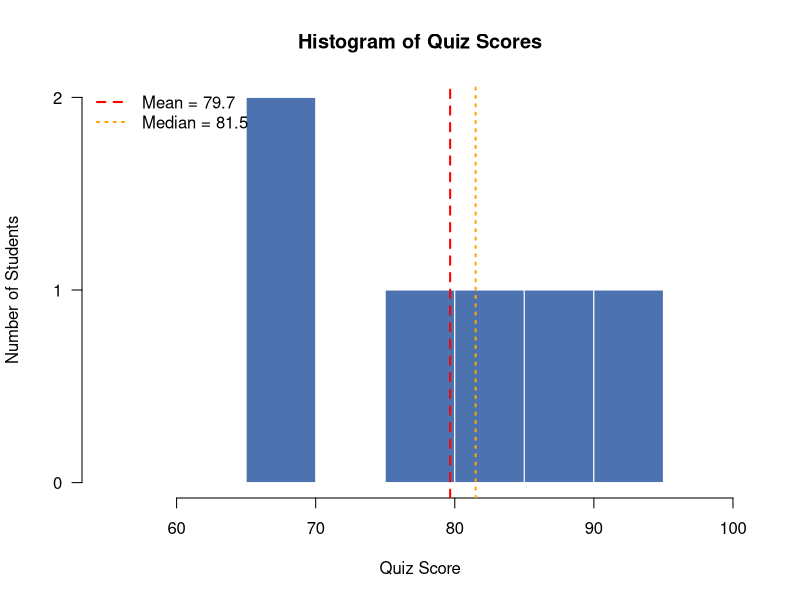
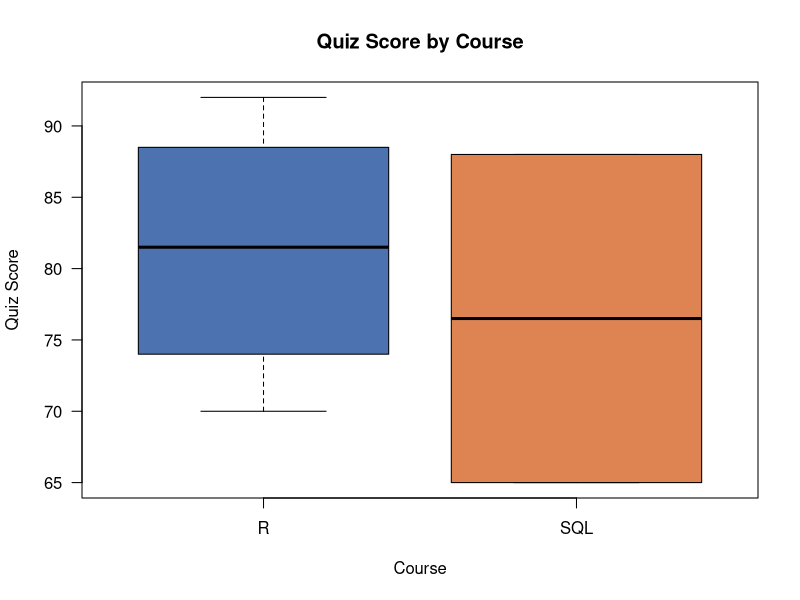
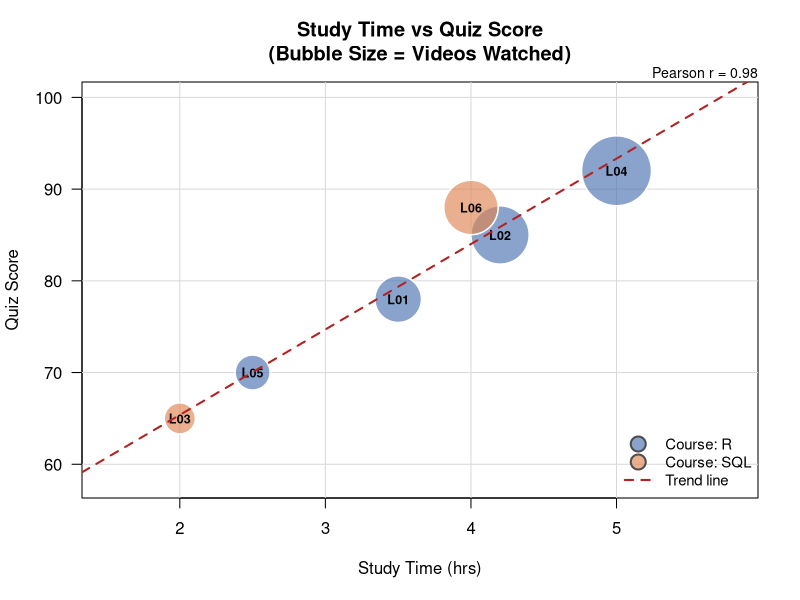
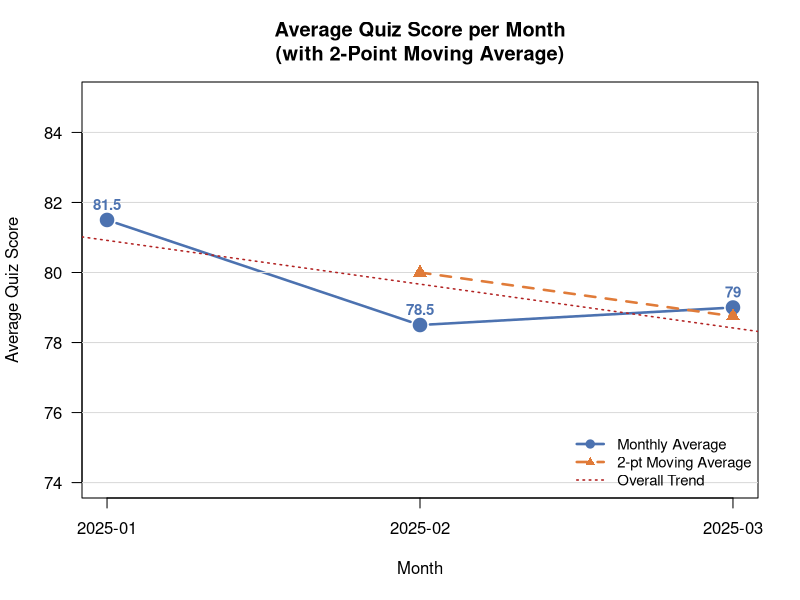

Write R code to recreate these figures, in order.
# ============================================================
# SET 9 - Online Learning Activity Analysis
# ============================================================

# First, create the dataset
df <- data.frame(
  Student_ID     = c("L01","L02","L03","L04","L05","L06"),
  Gender         = c("Male","Female","Male","Female","Male","Female"),
  Age            = c(20, 22, 19, 21, 23, 20),
  Course         = c("R","R","SQL","R","R","SQL"),
  Study_Time     = c(3.5, 4.2, 2.0, 5.0, 2.5, 4.0),
  Videos_Watched = c(12, 15, 8, 18, 9, 14),
  Quiz_Score     = c(78, 85, 65, 92, 70, 88),
  Login_Date     = c("2025-01-05","2025-01-05","2025-02-08",
                     "2025-02-08","2025-03-12","2025-03-12"),
  stringsAsFactors = FALSE
)

# OR load from CSV:
# df <- read.csv("Online_Learning_Activity.csv", stringsAsFactors = FALSE)

cat("Dataset:\n")
print(df)


# ============================================================
# QUESTION 1: Histogram & Boxplot of Quiz_Score
# ============================================================

# --- Histogram ---
hist(
  df$Quiz_Score,
  breaks = 5,
  col    = "#4C72B0",
  border = "white",
  main   = "Histogram of Quiz Scores",
  xlab   = "Quiz Score",
  ylab   = "Number of Students",
  xlim   = c(55, 100),
  las    = 1
)
abline(v = mean(df$Quiz_Score),   col = "red",    lwd = 2, lty = 2)
abline(v = median(df$Quiz_Score), col = "orange", lwd = 2, lty = 3)
legend("topleft",
       legend = c(paste("Mean =",   round(mean(df$Quiz_Score), 1)),
                  paste("Median =", round(median(df$Quiz_Score), 1))),
       col = c("red","orange"), lwd = 2, lty = c(2,3), bty = "n"
)

# --- Boxplot by Course ---
boxplot(
  Quiz_Score ~ Course,
  data   = df,
  col    = c("#4C72B0","#DD8452"),
  main   = "Quiz Score by Course",
  xlab   = "Course",
  ylab   = "Quiz Score",
  las    = 1
)
stripchart(
  Quiz_Score ~ Course,
  data   = df,
  method = "jitter",
  add    = TRUE,
  pch    = 19,
  col    = "black",
  cex    = 1.2
)

# Summary
print(summary(df$Quiz_Score))
tapply(df$Quiz_Score, df$Course, summary)

# --- Interpretation ---
# - Scores range from 65 to 92; mean ≈ 79.7, median ≈ 81.5
# - Distribution is slightly left-skewed due to one low score (L03: 65)
# - 4 out of 6 students scored above 75 → satisfactory performance
# - R-course mean (81.2) > SQL-course mean (76.5)
# - SQL has high variance (65 vs 88); R course shows more consistent results


# ============================================================
# QUESTION 2: Bubble Scatter Plot
#             Study_Time vs Quiz_Score, bubble size = Videos_Watched
# ============================================================

# Color by Course
r_col   <- rgb(76/255, 114/255, 176/255, alpha = 0.65)
sql_col <- rgb(221/255, 132/255, 82/255, alpha = 0.65)
point_colors <- ifelse(df$Course == "R", r_col, sql_col)

plot(
  df$Study_Time, df$Quiz_Score,
  type = "n",
  main = "Study Time vs Quiz Score\n(Bubble Size = Videos Watched)",
  xlab = "Study Time (hrs)",
  ylab = "Quiz Score",
  xlim = c(1.5, 5.8),
  ylim = c(58, 100),
  las  = 1
)
grid(col = "gray85", lty = 1)

symbols(
  df$Study_Time, df$Quiz_Score,
  circles = df$Videos_Watched / max(df$Videos_Watched),
  inches  = 0.35,
  add     = TRUE,
  bg      = point_colors,
  fg      = "white",
  lwd     = 1.5
)
text(df$Study_Time, df$Quiz_Score, labels = df$Student_ID,
     cex = 0.75, font = 2)

# Trend line
abline(lm(Quiz_Score ~ Study_Time, data = df),
       col = "firebrick", lwd = 2, lty = 2)

r_val <- cor(df$Study_Time, df$Quiz_Score)
mtext(paste0("Pearson r = ", round(r_val, 2)), side = 3, adj = 1, cex = 0.85)

legend("bottomright",
       legend = c("Course: R","Course: SQL","Trend line"),
       pch    = c(21, 21, NA),
       lty    = c(NA, NA, 2),
       pt.bg  = c(r_col, sql_col),
       pt.cex = 2,
       col    = c("gray30","gray30","firebrick"),
       lwd    = 2, bty = "n", cex = 0.9
)

cat(sprintf("Pearson r (Study_Time vs Quiz_Score) = %.3f\n", r_val))

# --- Interpretation ---
# - Strong positive correlation (r = 0.982): more study time → higher score
# - Larger bubbles (more videos) cluster at top-right (higher scores)
# - L04: 5 hrs, 18 videos, score 92 — best performer
# - L03: 2 hrs,  8 videos, score 65 — needs improvement
# - Female students consistently score higher than male peers
# - Watching more videos and studying longer drives better performance


# ============================================================
# QUESTION 3: Date Conversion, Monthly Average, Line Chart + Moving Average
# ============================================================

# --- Convert to Date ---
df$Login_Date <- as.Date(df$Login_Date, format = "%Y-%m-%d")
cat("Login_Date class:", class(df$Login_Date), "\n")

# --- Extract Year-Month ---
df$YearMonth <- format(df$Login_Date, "%Y-%m")

# --- Monthly Average Quiz Score ---
monthly_avg <- aggregate(Quiz_Score ~ YearMonth, data = df, FUN = mean)
monthly_avg <- monthly_avg[order(monthly_avg$YearMonth), ]
monthly_avg$Month_Num <- seq_len(nrow(monthly_avg))

cat("\nMonthly Average Quiz Scores:\n")
print(monthly_avg)

# --- 2-Point Moving Average ---
monthly_avg$MA2 <- as.numeric(
  stats::filter(monthly_avg$Quiz_Score, rep(1/2, 2), sides = 1)
)

# --- Line Chart ---
plot(
  monthly_avg$Month_Num, monthly_avg$Quiz_Score,
  type = "b",
  pch  = 19, cex = 1.6,
  col  = "#4C72B0",
  lwd  = 2.5,
  main = "Average Quiz Score per Month\n(with 2-Point Moving Average)",
  xlab = "Month",
  ylab = "Average Quiz Score",
  xaxt = "n",
  ylim = c(74, 85),
  las  = 1
)
axis(1, at = monthly_avg$Month_Num, labels = monthly_avg$YearMonth)
grid(nx = NA, ny = NULL, col = "gray85", lty = 1)

# Moving average line
lines(monthly_avg$Month_Num, monthly_avg$MA2,
      col = "#E07B39", lwd = 2.5, lty = 2)
points(monthly_avg$Month_Num, monthly_avg$MA2,
       pch = 17, cex = 1.4, col = "#E07B39")

# Value labels
text(monthly_avg$Month_Num, monthly_avg$Quiz_Score,
     labels = round(monthly_avg$Quiz_Score, 1),
     pos = 3, cex = 0.9, col = "#4C72B0", font = 2)

# Overall trend line
abline(lm(Quiz_Score ~ Month_Num, data = monthly_avg),
       col = "firebrick", lwd = 1.5, lty = 3)

legend("bottomright",
       legend = c("Monthly Average","2-pt Moving Average","Overall Trend"),
       col    = c("#4C72B0","#E07B39","firebrick"),
       lwd    = c(2.5, 2.5, 1.5),
       lty    = c(1, 2, 3),
       pch    = c(19, 17, NA),
       bty    = "n", cex = 0.9
)

# --- Interpretation ---
# - Jan 2025: avg = 81.5 (highest)
# - Feb 2025: avg = 78.5 (dip due to L03's low SQL score of 65)
# - Mar 2025: avg = 79.0 (partial recovery)
# - Overall trend: mild downward drift of ~2 points over 3 months
# - Moving average smooths noise; confirms plateau at ~79 in Feb–Mar
# - High intra-month variance in Feb (range = 27 pts) signals uneven learning
